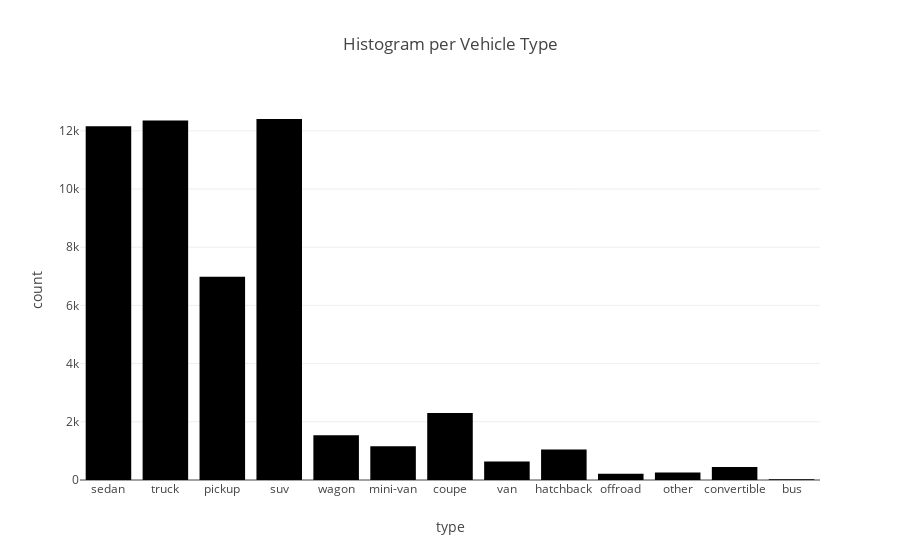

Notebook cell for this chart:
### Markdown cell above
## Create new df's for different metrics and graphs.

Types of total inventory per month.

average days listed for each type. suv vs coupe vs sedan etc.

scatter plot of days listed vs price

### Code cell
fig = px.histogram(df,x='type',title='Histogram per Vehicle Type')
fig.show()

### Figure 1 — Plotly figure (JSON) as saved in the notebook; plotly's stock layout.template omitted (floating-point values rounded to 4 significant figures; data arrays with more than 128 entries replaced by an {"elided": "..."} marker saying what was removed)
{"data": [{"alignmentgroup": "True", "bingroup": "x", "hovertemplate": "type=%{x}<br>count=%{y}<extra></extra>", "legendgroup": "", "marker": {"color": "#000001", "pattern": {"shape": ""}}, "name": "", "offsetgroup": "", "orientation": "v", "showlegend": false, "type": "histogram", "x": {"elided": "51525 str values"}, "xaxis": "x", "yaxis": "y"}], "layout": {"barmode": "relative", "legend": {"tracegroupgap": 0}, "title": {"text": "Histogram per Vehicle Type"}, "xaxis": {"anchor": "y", "domain": [0, 1], "title": {"text": "type"}}, "yaxis": {"anchor": "x", "domain": [0, 1], "title": {"text": "count"}}}}
